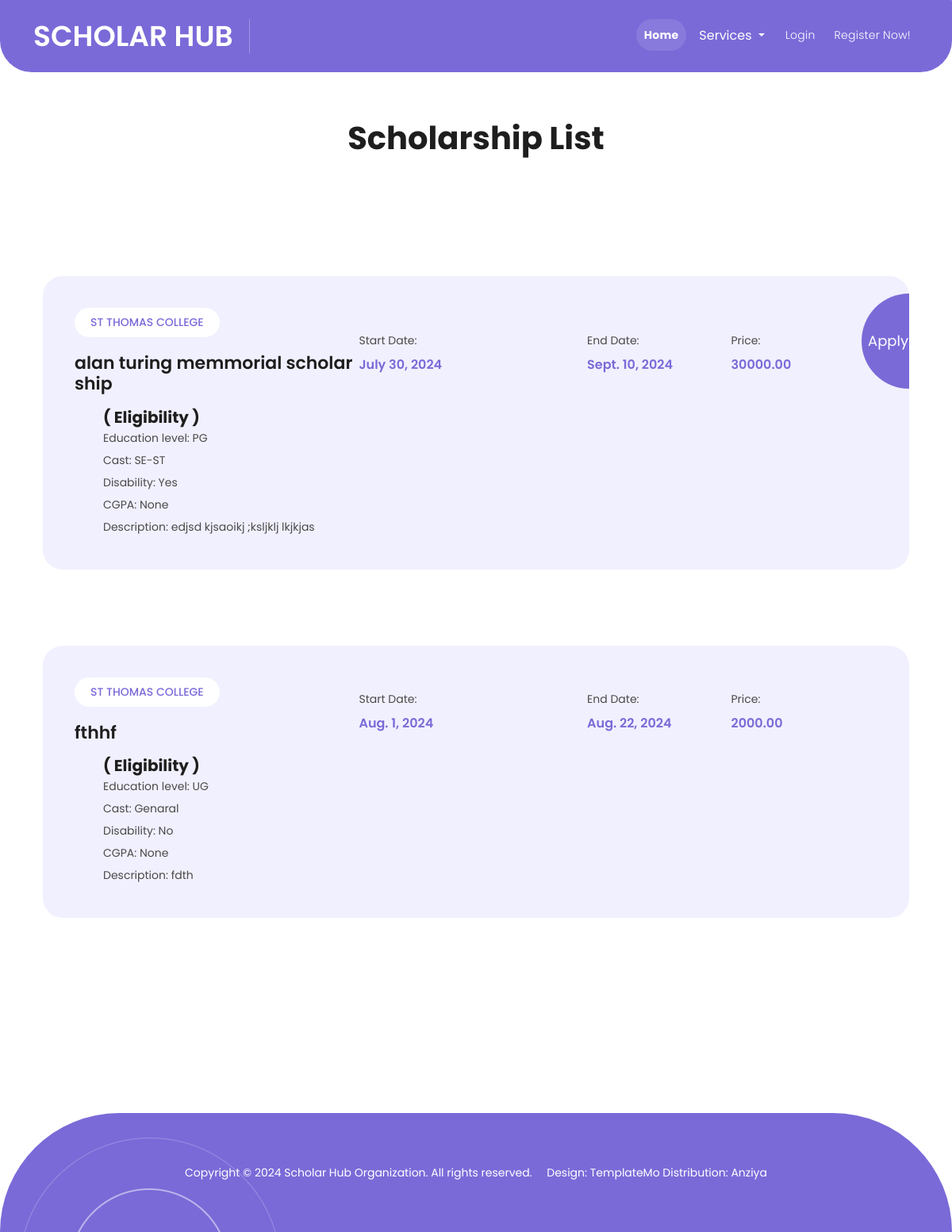
Page /scholarship/list/2/ on the earlier database version.
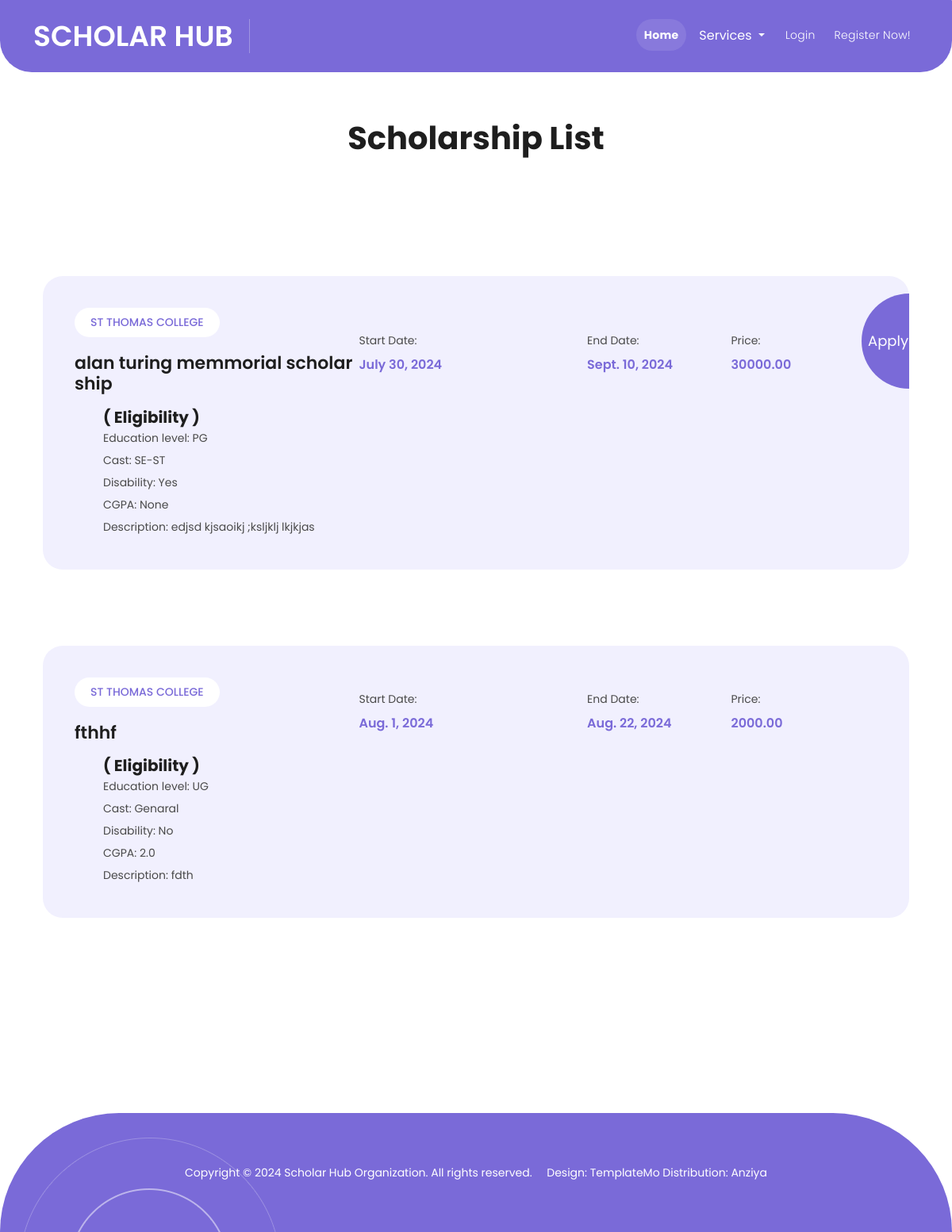
Same page on the later database version.
### base/models.py (models this page shows, shortened)
class ScholarShip(models.Model):
    provider = models.ForeignKey(ScholarShipProvider, on_delete=models.CASCADE,null=True,blank=True)
    central = models.ForeignKey(CentralGoverment, on_delete=models.CASCADE,null=True,blank=True)
    state = models.ForeignKey(StateGoverment, on_delete=models.CASCADE,null=True,blank=True)
    title = models.CharField(max_length=255)
    description = models.TextField()
    amount = models.DecimalField(max_digits=10, decimal_places=2)
    application_date = models.DateField(auto_now_add=True)
    start_date = models.DateField(null=True, blank=True)
    end_date = models.DateField(null=True, blank=True)
    EDU_OP = (('10','10'),
              ('plus_two','Plus Two'),
              ('ug','UG'),
              ('pg','PG'))
    education_level = models.CharField(max_length=200,choices=EDU_OP,null=True,blank=True)
    CAST_OP=(('sc_st','SE-ST'),
              ('obc','OBC'),
              ('genaral','Genaral')
            )
    cast =models.CharField(max_length=200,choices=CAST_OP,null=True,blank=True)
    DIS_OP=(('1','Yes'),
            ('0','No'),)
    disability =models.CharField(max_length=200,choices=DIS_OP,null=True,blank=True)
    cgpa = models.FloatField(null=True, blank=True, validators=[MaxValueValidator(10.0)])

class ScholarShipProvider(models.Model):
    state_gov = models.ForeignKey(StateGoverment,on_delete=models.CASCADE,null=True,blank=True)
    STATUS_CHOICES = (
        ('A', 'Approved'),
        ('P', 'Pending'),
        ('R', 'Rejected'),
    )
    name = models.CharField(max_length=255, unique=True)
    description = models.TextField(blank=True, null=True)
    website = models.CharField(max_length=300,blank=True, null=True)
    contact_email = models.EmailField(max_length=255, blank=True, null=True)
    is_active = models.BooleanField(default=True)
    created_at = models.DateTimeField(auto_now_add=True)
    registration_number = models.CharField(max_length=255, unique=True)
    year_established = models.CharField(max_length=255)
    PROVIDER_CHOICES = (
        ('organization', 'Organization (club)'),
        ('institution', 'Institution (Collage/School)'),
    )
    provider_type = models.CharField(max_length=255,choices=PROVIDER_CHOICES)
    phone_number = models.PositiveIntegerField(null=True,blank=True)
    address = models.TextField(null=True,blank=True)
    pin_code = models.CharField(max_length=255)
    city = models.CharField(max_length=255)
    country = models.CharField(max_length=255)
    remark = models.CharField(max_length=255,null=True,blank=True)
    status = models.CharField(max_length=20, choices=STATUS_CHOICES,default='P')
    image = models.ImageField(upload_to='scolarship_provider',null=True,blank=True)
    provider_id = models.CharField(max_length=200,null=True,blank=True)
    password = models.CharField(max_length=200,null=True,blank=True)

### base/views.py (the view)
# urls.py: path('scholarship/list/<int:pk>/',views.list_scholarship,name='sch_list'),
def list_scholarship(request, pk):
    pvdr = get_object_or_404(ScholarShipProvider, id=pk)
    scholarships = ScholarShip.objects.filter(provider=pvdr)
    current_date = timezone.now().date()
    return render(request, 'scholar_ship.html', {'scholarships': scholarships,'current_date': current_date})

### base/context_processors.py (called while the page is built)
def unread_logs_count(request):
    count = 0
    if request.user.is_authenticated:
        count = Log.objects.filter(user=request.user, is_viewed=False).count()
    return {'unread_logs_count': count}

### base/templates/scholar_ship.html (shortened to what this page needs)
{% extends "base.html" %}
{% load static %}
{% block home %}
<div class="container" style="margin-top: 150px;min-height:50vh;">
    <div class="row">
        <div class="col-12">
            <div class="contact-us-content">
                <h1 class="text-center"> Scholarship List</h1>
                <div class="section events" id="events">
                    <div class="container">
                        <div class="row">
                            {% for s in scholarships %}
                            <div class="col-lg-12 col-md-6">
                                <div class="item">
                                    <div class="row">
                                        <div class="col-lg-12">
                                            <ul>
                                                <li>
                                                    <span class="category">{{s.provider.name}}</span>
                                                    <h4>{{s.title}}</h4>
                                                </li>
                                                <li>
                                                    <span>Start Date:</span>
                                                    <h6>{{s.start_date}}</h6>
                                                </li>
                                                <li>
                                                    <span>End Date:</span>
                                                    <h6>{{s.end_date}}</h6>
                                                </li>
                                                <li>
                                                    <span>Price:</span>
                                                    <h6>{{s.amount}}</h6>
                                                </li>
                                            </ul>
                                            {% if current_date >= s.start_date and current_date <= s.end_date %}
                                            <a class="px-2" href="{% url 'apply-scholarship' s.id %}">Apply</a>
                                        {% endif %}
                                        </div>
                                    </div>
                                    <div class="row ms-4 mt-3">
                                        <h5>( Eligibility )</h5>
                                        <p>Education level: {{ s.get_education_level_display }}</p>
                                        <p>Cast: {{ s.get_cast_display }}</p>
                                        <p>Disability: {{ s.get_disability_display }}</p>
                                        <p>CGPA: {{ s.cgpa }}</p>
                                        <p>Description: {{ s.description }}</p>
                                    </div>
                                </div>
                            </div>
                            {% endfor %}
                        </div>
                    </div>
                </div>
            </div>
        </div>
    </div>
</div>
{% endblock home %}

Differences in the rows shown:
changed ScholarShip "fthhf": cgpa "None" → "2.0"
